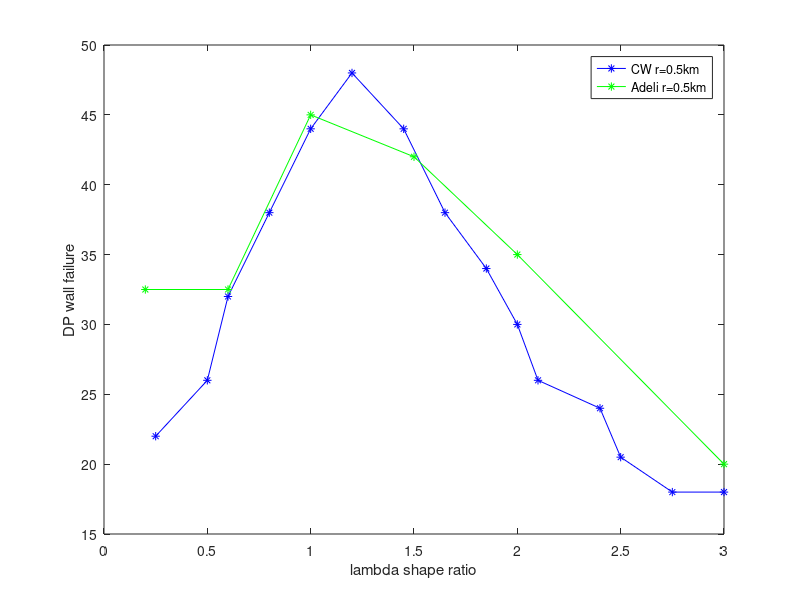

Recreate this plot in MATLAB. (Note: this script raises an error after producing the figure.)

%% SCRIPT TO EXECUTE 3D CALCULATIONS USED IN THE PUBLICATION:
% Gerbault et al., 2018, Three dimensional failure patterns around an inflating magmatic chamber. Geochemistry, Geophysics, Geosystems  

% Part of OpenGeoNabla, copyright GPLv3, 2018
% https://github.com/albansouche/OpenGeoNabla/
% Physics of Geological Processes (PGP) , The NJORD Centre, Dept of Geosciences, University of Oslo
% Author: Alban Souche

%%  OPENGEONABLA ----------------------------------------------------------
%   Elasto-Plasticity (Drucker-Prager)
%   3D finite element formulation (fully implicit)
%   Code build partially upon MILAMIN 1.0.1, Mutils 0.4.2, Tetgen1.5.0, FOLDER 1.0
%   Elasto-plastic implementation inspired from HYPLAS_v2.0
% -------------------------------------------------------------------------
%   DETAILS:
%   - Drucker-Prager failure criteria
%   - Incremental loading procedure to the external forces
%   - Elasto-plasticity solved with Newton-Raphson algorithm with consistent tangent operator
% -------------------------------------------------------------------------


% CLEARING ----------------------------------------------------------------
clear

% PATH TO LIBRARIES -------------------------------------------------------
path_ext_libr = '../../../CODES/ext_libr';
path_3D_libr  = '../../../CODES/3D_libr';
addpath(genpath(path_ext_libr))
addpath(genpath(path_3D_libr))

%--------------------------------------------------------------------------
% MESH ARGUMENTS ----------------------------------------------------------
%--------------------------------------------------------------------------
iR    = 500;  % Radius ellipse [m]
iD    = 2000; % Depth ellipse [m]
iLamb = linspace(0.2,3,20); % Ratio (lambda) Prolate/Oblate

iRes  = [5; 1e2]; % for  MESHARG.no_pts_ell and MESHARG.ref_fact
                  % iRes(1)=5 == LowRes ; iRes(1)=7 == HiRes

Data_Max_Uplift = zeros(length(iR),length(iD),length(iLamb),size(iRes,2));
Data_dPc        = zeros(length(iR),length(iD),length(iLamb),size(iRes,2));
Data_dPc_scaled = zeros(length(iR),length(iD),length(iLamb),size(iRes,2));
Data_dPc_ini    = zeros(length(iR),length(iD),length(iLamb),size(iRes,2));

% Example of Fig3b (Gerbault et al., GCube, 2018)
figure(11),clf
% DATA from Muriel  %%%%%%%%%%%%%%%
cw_la=[0.25 0.5 0.6  0.80 1.0 1.20 1.45 1.65 1.85 2 2.1 2.4 2.5 2.75 3];
cw_DP=[ 22  26  32   38   44   48  44  38  34  30 26  24  20.5  18 18];
plot ( cw_la, cw_DP,'b-*'); hold on;
mu1_la=[ 0.2    0.6    1  1.5    2  3.];
mu1_DP=[ 32.5  32.5   45  42    35  20];
plot (mu1_la,mu1_DP,'g-*'); hold on;
xlabel('lambda shape ratio');
ylabel('DP wall failure');
legend('CW r=0.5km','Adeli r=0.5km')
%%%%%%%%%%%%%%%%%%%%%%%%%%%%%%%%%%%%

for idepth = 1:length(iD)
    
    for irad = 1:length(iR)
        
        for ilamb = 1:length(iLamb)
            
            for ires = 1:size(iRes,2)
                
                % geometry domain and layer
                MESHARG.width_mod  = 160e3; % [m]
                MESHARG.depth_mod  = 80e3; % [m]
                MESHARG.depth_ell = iD(idepth);  % [m]
                MESHARG.tck_ell   = 2*iR(irad);  % [m]
                MESHARG.lgth_ell  = 2*iR(irad)*iLamb(ilamb);  % [m]
                
                % sill intrusion
                MESHARG.ratio_ell  = 1;  % ellipse param.
                MESHARG.ref_sub_ellipse = iRes(1,ires); % refinement along ellipse interface
                
                % facets id       [wall_f; wall_r; wall_b; wall_l; wall_top; wall_bot; intrusion_contour]
                MESHARG.face_id = [1     ; 2     ; 3     ; 4     ; 5       ; 6       ; 7                ]; % facet id (11 is forbidden)
                
                % element refinement per area
                MESHARG.max_tet_vol = 2e10; % maximum triangle area [m2]
                
                % sepcific refinement inner/outer domain (comment the 2 lines if not needed)
                MESHARG.ref_horiz = 20000; %2 * MESHARG.lgth_sill * MESHARG.sill_y_ell;
                MESHARG.ref_vert  = 10000; %2 * MESHARG.depth_sill;
                MESHARG.ref_fact  = iRes(2,ires); % ref factor between inner/outer domains
                
                
                % elements type of fluid and solid meshes (better to keep 'tri7', alternative is 'tri3')
                MESHARG.type_el_ep ='tet4'; % Only 'tet4'
                
                %--------------------------------------------------------------------------
                % PHYSICAL PARAMETERS -----------------------------------------------------
                %--------------------------------------------------------------------------
                PARAM.g         = [0; 0 ; -9.81]; % gravity of Earth [m/s2]
                PARAM.ep_rho    = 2600 ;  % density [kg/m3]
                PARAM.ep_E      = 75e9 ;  % Young's modulus [Pa]
                PARAM.ep_nu     = 0.25 ;  % Poisson's ratio
                PARAM.ep_Co     =  5e6 ;  % Cohesion [Pa]
                PARAM.ep_lambda = PARAM.ep_E.*PARAM.ep_nu./((1+PARAM.ep_nu).*(1-2*PARAM.ep_nu)); % (1st Lam? coeff)
                PARAM.ep_G      = PARAM.ep_E./(2*(1+PARAM.ep_nu));   % shear modulus (==2nd Lam? coeff)
                PARAM.ep_K      = PARAM.ep_E./(3*(1-2*PARAM.ep_nu)); % bulk modulus
                PARAM.ep_H      = 0;           % isotropic hardening
                PARAM.ep_phi    = 35*(pi/180); % frictional angle
                PARAM.ep_xsi    = 35*(pi/180); % dilatancy angle (NB: associative plasticity xsi=phi)
                % Changed to match CurrentiWilliams_2014
                PARAM.ep_eta    = 6*sin(PARAM.ep_phi) / ( sqrt(3) * (3-sin(PARAM.ep_phi) ));
                PARAM.ep_etabar = 6*sin(PARAM.ep_xsi) / ( sqrt(3) * (3-sin(PARAM.ep_xsi) ));
                PARAM.ep_xi     = 6*cos(PARAM.ep_phi) / ( sqrt(3) * (3-sin(PARAM.ep_phi) ));
                
                %--------------------------------------------------------------------------
                % BOUNDARY CONDITIONS -----------------------------------------------------
                %--------------------------------------------------------------------------
                BC.i_press    = 300e6; % [Pa] constant pressure imposed along boundary <.>
                % elasto-plastic domain
                BC.ep_wall_t  = 'free_surf'; % top, 'free_surf' or 'free_slip' or 'no_slip'
                BC.ep_wall_b  = 'free_slip'; % bottom, 'free_surf' or 'free_slip' or 'no_slip'
                BC.ep_wall_rl = 'free_slip'; % lateral right and left walls , 'free_surf' or 'free_slip' or 'no_slip'
                BC.ep_wall_fb = 'free_slip'; % lateral front and back walls , 'free_surf' or 'free_slip' or 'no_slip'
                
                %--------------------------------------------------------------------------
                % SOLVER PARAMETERS -------------------------------------------------------
                %--------------------------------------------------------------------------
                SOLVER.ep_nb_incre    = BC.i_press/1e6;   % number of increment to apply external load to elasto-plastic domain
                SOLVER.ep_rel_res_tol = 1e-11;  % relative error tolerance to elasto-plastic iterations
                SOLVER.ep_NR          = 'NR_full_update'; % 'NewtonRaphson full update'
                SOLVER.ep_max_NR_it   = 100;    % maximum number of NR iterations
                SOLVER.nelblo         = 10000; % number of elem per block for matrix assemblage (MILAMIN approach)
                SOLVER.nb_cpu         = 2;     % number of cpu to use for parallel calculations
                SOLVER.solver_type    = 'PCG'; 
                
                %--------------------------------------------------------------------------
                % PLOTTING and SAVING (to ../resutls/)-------------------------------------
                %--------------------------------------------------------------------------
                set(0, 'DefaultFigureRenderer', 'zbuffer');
                POST.folder_name = ['../results/Ell_Intru_',num2str( max(1,length(dir('../results/Ell_Intru*'))+1) )] ;
                POST.Hz_action   = 10; % frequency of executing the postprocessing
                %             [ save_data ]  % 1 or 0
                POST.action = [ 0 ; ... % 'mesh'
                                0 ; ... % 'yield function'
                                0 ; ... % 'pressure'
                                0 ; ... % 'deviatoric stresses (second invariant)'
                                0 ; ... % 'deviatoric strain (second invariant)'
                                0 ; ... % 'volumetric strain'
                                0 ];    % 'displacement'
                
                %--------------------------------------------------------------------------
                %--------------------------------------------------------------------------
                % END OF USER SETUP -------------------------------------------------------
                %--------------------------------------------------------------------------
                %--------------------------------------------------------------------------
                
                %% MESH GENERATION %%%%%%%%%%%%%%%%%%%%%%%%%%%%%%%%%%%%%%%%%%%%%%%%%%%%%%%%
                % dimension
                ndim          = 3;   % 3D simulation
                % generate meshes %%%%%%%%%%%%%%%%%%%%%%%%%%%%%%%%%%%%%%%%%%%%%%%%%%%%%%%%%
                modelname = [pwd,'/mesh_ell'];
                SOLVER.path_libr = path_ext_libr; 
                MESH = generate3Dmesh_ellipsoid(MESHARG, SOLVER, modelname);
                MESH.EperN    = accumarray(MESH.ELEMS(:), ones(size(MESH.ELEMS(:))));

                nnod          = size(MESH.NODES,2);
                [nnodel,nel]  = size(MESH.ELEMS);
                fprintf(1, ['\nNumber of nodes    :  ', num2str(nnod)]);
                fprintf(1, ['\nNumber of elems    :  ', num2str(nel),'\n\n']);
                
                            %% Preprocessing
                            if  sum(POST.action(:))>0
                                mkdir(POST.folder_name)
                                save([POST.folder_name,'/data_input'])
                            end
                            % plotting fluid/mechanical meshes
                            if POST.action(1)==1
                                paraview_write('tet4', MESH.NODES,  MESH.ELEMS,  MESH.elem_markers,  MESH.node_markers, [POST.folder_name,'/mesh_ini'], 0)
                            end
                
                            % bc on elasto-plastic domain
                            ind_node_ux = [];
                            ind_node_uy = [];
                            ind_node_uz = [];
                            switch BC.ep_wall_t  % nodes on facet number 5
                                case 'free_surf' % nothing to do
                                case 'free_slip' % no ux and uy constrain
                                    ind_tmp     = find(MESH.node_markers==5);
                                    ind_node_uz = [ ind_node_uz  ind_tmp ];
                                case 'no_slip'   % constrain in all direction
                                    ind_tmp     = find(MESH.node_markers==5);
                                    ind_node_ux = [ ind_node_ux  ind_tmp ];
                                    ind_node_uy = [ ind_node_uy  ind_tmp ];
                                    ind_node_uz = [ ind_node_uz  ind_tmp ];
                            end
                            switch BC.ep_wall_b  % nodes on facet number 6
                                case 'free_surf' % nothing to do
                                case 'free_slip' % no ux uy constrain
                                    ind_tmp     = find(MESH.node_markers==6);
                                    ind_node_uz = [ ind_node_uz  ind_tmp ];
                                case 'no_slip'   % constrain in all direction
                                    ind_tmp     = find(MESH.node_markers==6);
                                    ind_node_ux = [ ind_node_ux  ind_tmp ];
                                    ind_node_uy = [ ind_node_uy  ind_tmp ];
                                    ind_node_uz = [ ind_node_uz  ind_tmp ];
                            end
                            switch BC.ep_wall_fb  % nodes on facet number 1 and 3 (front and back)
                                case 'free_surf'  % nothing to do
                                case 'free_slip'  % no uy and uz constrain
                                    ind_tmp     = find(or(MESH.node_markers==1, MESH.node_markers==3));
                                    ind_node_ux = [ ind_node_ux  ind_tmp ];
                                case 'no_slip'    % constrain in all direction
                                    ind_tmp     = find(or(MESH.node_markers==1, MESH.node_markers==3));
                                    ind_node_ux = [ ind_node_ux  ind_tmp ];
                                    ind_node_uy = [ ind_node_uy  ind_tmp ];
                                    ind_node_uz = [ ind_node_uz  ind_tmp ];
                            end
                            switch BC.ep_wall_rl  % nodes on facet number 2 and 4 (right and left)
                                case 'free_surf'  % nothing to do
                                case 'free_slip'  % no ux and uz constrain
                                    ind_tmp     = find(or(MESH.node_markers==2, MESH.node_markers==4));
                                    ind_node_uy = [ ind_node_uy  ind_tmp ];
                                case 'no_slip'    % constrain in all direction
                                    ind_tmp     = find(or(MESH.node_markers==2, MESH.node_markers==4));
                                    ind_node_ux = [ ind_node_ux  ind_tmp ];
                                    ind_node_uy = [ ind_node_uy  ind_tmp ];
                                    ind_node_uz = [ ind_node_uz  ind_tmp ];
                            end
                            BC.ep_bc_nod_ux  = unique(ind_node_ux);
                            BC.ep_bc_val_ux  = zeros(size(BC.ep_bc_nod_ux));
                            BC.ep_bc_nod_uy  = unique(ind_node_uy);
                            BC.ep_bc_val_uy  = zeros(size(BC.ep_bc_nod_uy));
                            BC.ep_bc_nod_uz  = unique(ind_node_uz);
                            BC.ep_bc_val_uz  = zeros(size(BC.ep_bc_nod_uz));
                            BC.ep_ind = [ ndim*(BC.ep_bc_nod_ux(:)-1)+1 ; ndim*(BC.ep_bc_nod_uy(:)-1)+2 ; ndim*(BC.ep_bc_nod_uz(:)-1)+3 ];
                            BC.ep_val = [ BC.ep_bc_val_ux(:)            ; BC.ep_bc_val_uy(:)            ; BC.ep_bc_val_uz(:)            ];
                
                
                            %% Integration and evaluation points
                            SOLVER.nip         = 1;
                            SOLVER.neva        = 1; % Constant discontinuous strain field
                            SOLVER.pts_eva_loc = [0,0,0; 1,0,0; 0,1,0; 0,0,1];
                            [ieuv, ~]          = ip_tetra(SOLVER.neva);
                
                            %% Traction BC (total external force vector 'Fext')
                            SIGMA = zeros(6,nnod);
                            i_nodes = find(MESH.node_markers==7);
                            SIGMA(1,i_nodes) = - BC.i_press; % xx
                            SIGMA(2,i_nodes) = - BC.i_press; % yy
                            SIGMA(3,i_nodes) = - BC.i_press; % zz
                            face_id = 7; % traction face_id 
                            Fext  = ContourTraction(MESH, SIGMA, face_id); % Rhs Traction vector (external forces)

                            %% Mechanical solver
                            P_litho = initial_litho(MESH, PARAM, SOLVER, POST);
                            [U_ep, dP_c_i, dP_c] = EP_DruckerPrager_Critic_dP(MESH, PARAM, BC, P_litho, Fext, SOLVER, POST);
                
                            Data_dPc_ini(irad,idepth,ilamb,ires)    = dP_c_i*1e6;
                            Data_dPc(irad,idepth,ilamb,ires)        = dP_c*1e6;
                            Data_dPc_scaled(irad,idepth,ilamb,ires) = dP_c*1e6/abs(PARAM.g(3)*PARAM.ep_rho*iD(idepth));
                            
                            uz = U_ep(3:3:end);
                            indx = unique(find(MESH.node_markers==5));
                            Data_Max_Uplift(irad,idepth,ilamb,ires) = max(uz(indx));
                            
                            
                            %%%%%%%%%%%%%%%%%%%%%%%%%%%%%%%%%%%%
                            figure(11),hold on
                            plot(iLamb(ilamb),dP_c, '-ko','MarkerFaceColor','r','MarkerSize',8)
                            %%%%%%%%%%%%%%%%%%%%%%%%%%%%%%%%%%%%
                            
            end
            
        end
        
    end
end


% save('Data_Fig3','Data_Max_Uplift','Data_dPc_scaled','Data_dPc','Data_dPc_ini','iR','iD','iLamb','iRes')


figure(11),clf, hold on

% DATA from Muriel  %%%%%%%%%%%%%%%
cw_la=[0.25 0.5 0.6  0.80 1.0 1.20 1.45 1.65 1.85 2 2.1 2.4 2.5 2.75 3];
cw_DP=[ 22  26  32   38   44   48  44  38  34  30 26  24  20.5  18 18];
plot ( cw_la, cw_DP,'b-*'); hold on;

mu1_la=[ 0.2    0.6    1  1.5    2  3.];
mu1_DP=[ 32.5  32.5   45  42    35  20];
plot (mu1_la,mu1_DP,'g-*'); hold on;

%%%%%%%%%%%%%%%%%%%%%%%%%%%%%%%%%%%%

plot(iLamb,squeeze(Data_dPc(1,1,:,1))/1e6, '-ko','MarkerFaceColor','r','MarkerSize',8)
xlabel('lambda shape ratio')
ylabel('DP wall failure')
legend('CW r=0.5km','Adeli r=0.5km','Adhoc r=0.5km (lower res)','Adhoc r=0.5km (higer res)')






